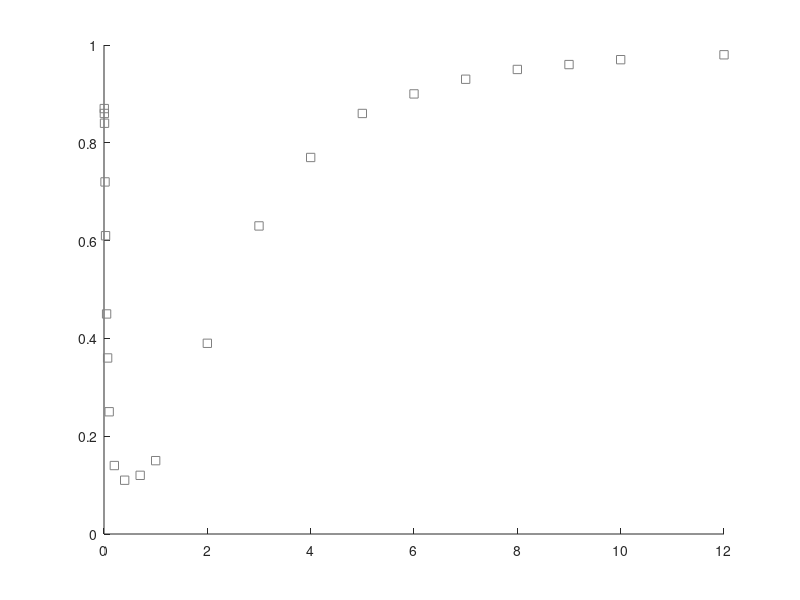

Reproduce this figure in MATLAB. (Note: this script raises an error after producing the figure.)
% Yeh

dp_vals = [0.01 0.06 0.2 0.6 1 2 3 4 6 10];

load ResultsFromLit.mat

Yeh750 = results(:,:,1);
Yeh750total = sum(Yeh750);
Yeh1450 = results(:,:,2);
Yeh1450total = sum(Yeh1450);
Yeh2150 = results(:,:,3);
labels = ["(Yeh) NP+TB","(Yeh) P","(Asgharian) TB","(Asgharian) P"...
    "(Yeh) Total","(Asgharian) Total","(Heyder) 3.75 min$^{-1}$",...
    "(Heyder) 30 min$^{-1}$","(Heyder) 15 min$^{-1}$","(Heyder) 7.5 min$^{-1}$"];

% Asgharian

% TB
x1 = [0.014 0.027 0.057 0.107 0.218 0.444 0.888 1.75 3.56 7.011];
y1 = [0.504 0.307 0.185 0.116 0.08 0.062 0.065 0.098 0.203 0.484];

%P

x2 = [0.014 0.027 0.054 0.109 0.22 0.438 0.887 1.794 3.506 6.971];
y2 = [0.27 0.373 0.318 0.209 0.131 0.097 0.123 0.249 0.417 0.292];

% x2 = [0.014 0.028 0.055 0.224 0.438 0.857 1.733 3.506 6.971];
% y2 = [0.271 0.372 0.316 0.13 0.099 0.121 0.247 0.417 0.292];

% relative error
% rel_err = abs(y5-f(5,:))./y5
% figure(5)
% hold on
% plot(x5,rel_err,'-ks','DisplayName','model')
% 
% % relative error between Yeh/Schum and Heyder
% rel_err2 = abs(y8-Yeh750total(3:7))./Yeh750total(3:7)
% plot(x5,rel_err2,'-ko','DisplayName','Yeh/Schum')
% legend
% grayscale = [0.5 0.5 0.5];
% 
% % plot Yeh and Schum and Asgharian
% figure(1)
% hold on
% plot(dp_vals,Yeh750(1,:)+Yeh750(2,:),'LineStyle','-.','Color',grayscale,'Marker','o','MarkerFaceColor',grayscale,'DisplayName',labels(1))
% plot(dp_vals,Yeh750(3,:),'LineStyle','-.','Color',grayscale,'Marker','<','MarkerFaceColor',grayscale,'DisplayName',labels(2))
% plot(x1,y1,'LineStyle','--','Color',grayscale,'Marker','o','MarkerFaceColor',grayscale,'DisplayName',labels(3))
% plot(x2,y2,'LineStyle','--','Color',grayscale,'Marker','<','MarkerFaceColor',grayscale,'DisplayName',labels(4))
% set(gca,'XScale','log')
% legend 'box' 'off' 'location' 'northwest'
% grid on
% 
% % model predicted tracheobronchial and pulmonary (t+b and c+ra)
% h1 = gcf;
% hold on
% % plot(dp_list*10^6,100*(f(1,:)+f(2,:)),'-ko','DisplayName','t+b','MarkerFaceColor','k')
% % plot(dp_list*10^6,100*(f(3,:)+f(4,:)),'-k<','DisplayName','c+ra','MarkerFaceColor','k')
% plot(dp_list*10^6,(f(1,:)+f(2,:)+f(3,:)),'-ko','DisplayName','(model) t+b+c','MarkerFaceColor','k')
% plot(dp_list*10^6,(f(4,:)),'-k<','DisplayName','(model) ra','MarkerFaceColor','k')
% xlabel('Particle Size ($\mu$m)')
% ylabel('Deposition Efficiency, $\eta$')
% set(gca,'XScale','log')
% set(gcf,'Color',[1 1 1])
% saveas(h1,'CompareDepositionTheory.png')

H = struct();

%RR = 15; TV = 1.5 (nasal breathing from Heyder 1986)
nasal = [.91 .89 .86 .72 .61 .45 .36 .25 .14 .14 .25 .45 .85 .96 .98 1 1 1 1 1 1 1];

%RR=30;TV=1
H.y1975.tv1.bpm30.particles = [0.2 0.58 1 2 3];
H.y1975.tv1.bpm30.total = [0.08 0.07 0.08 0.24 0.44];

% RR=15 TV=1
H.y1975.tv1.bpm15.particles = [0.2 0.5 1 2 3];
H.y1975.tv1.bpm15.total = [0.14 0.11 0.15 0.34 0.58];

%RR=7.5 TV=1 - this same scenario is reported in their 1986 paper
% H.y1975.tv1.bpm7.particles = [0.2 0.49 1 2 3];
% H.y1975.tv1.bpm7.total = [0.22 0.17 .24 .52 .68];

% RR =3.75 TV=1
H.y1975.tv1.bpm4.particles = [0.2 0.46 1 2 3];
H.y1975.tv1.bpm4.total = [0.33 0.25 .4 .69 .79];

% particle sizes for 1986 paper are uniform across breathing pattterns
H.y1986.particles = [.005 .007 .01 .02 .03 .05 .07 .1 .2 .4 .7 1 2 3 4 5 6 7 8 9 10 12 15];

% interpolate Yeh results
x = dp_vals(1:end-1);
v = sum(Yeh1450(:,1:end-1));
xq = H.y1986.particles(3:end-6);
vq1 = interp1(x,v,xq);

% figure(3)
% % plot(x,v,'-ko')
% % plot(xq,vq1,'-ko');
% hold on
% particle_subset = H.y1986.particles(9:17);
% depo_subset = nasal(9:17);
% % plot(particle_subset,depo_subset,'rs')
% % plot(H.y1986.particles(1:end-1),nasal,'ko')
% lgd = legend;
% set(lgd,'box','off','location','northwest','FontSize',8)% 'box' 'off' 'location' 'northwest'
% % legend.FontSize = 8;
% set(gca,'XScale','log')
% set(gcf,'Color',[1 1 1])
% 
% rel_err = abs(depo_subset-vq1(7:end))./depo_subset;
% plot(particle_subset,rel_err,'bo')
% sum(rel_err.^2)


% stop
%Q=.25 L/s; RR=7.5 bpm; TV=1 L

H.y1986.pattern1.total = [0.82 0.81 0.8 0.74 0.67 0.52...
    0.43 0.34 0.21 0.18 0.19 0.25 0.53 0.67 0.76 0.81 0.85...
    0.89 0.91 0.92 0.93 0.94 0.95];

H.y1986.pattern1.L = [0 0 0 0 0 0 0 0 0.02 0.08 0.15 0.27...
    0.38 0.49 0.58 0.65 0.74 0.84];

H.y1986.pattern1.B = [0 0 0 0 0 0 0 0 0.03 0.07 0.14 0.18 ...
    0.22 0.23 0.22 0.22 0.18 0.11];

H.y1986.pattern1.A = [0.52 0.43 0.34 0.21 0.18 0.19 0.25 ...
    0.53 0.62 0.61 0.52 0.4 0.29 0.19 0.12 0.06 0.02 0];

%Q=.25 L/s; RR=15 bpm; TV=.5 L
H.y1986.pattern2.total = [.67 .65 .62 .52 .44 .33 .27 ...
    .21 .13 .11 .12 .15 .28 .44 .56 .65 .72 .78 .82 .84 .86 .87 .89];

H.y1986.pattern2.L = [0 0 0 0 0 0 0 .02 .08 .16 .24 ...
    .34 .43 .52 .59 .65 .74 .81];

H.y1986.pattern2.B = [0 0 0 0 0 0 0 .01 .04 .07 .11 ...
    .15 .18 .2 .19 .17 .12 .08];

H.y1986.pattern2.A = [.33 .27 .21 .13 .11 .12 .15 .25 ...
    .32 .33 .3 .23 .17 .1 .06 .04 .01 0];

%Q=.75 L/s; RR=15 bpm; TV=1.5 L
H.y1986.pattern3.total = [.87 .86 .84 .72 .61 .45 .36 ...
    .25 .14 .11 .12 .15 .39 .63 .77 .86 .9 .93 .95 .96 .97 .98];

H.y1986.pattern3.L = [0 0 0 0 0 0 0 .01 .08 .21 .4 .52 .61 .69 .77 .82 .89];

H.y1986.pattern3.B = [0 0 0 0 0 0 0 .01 .05 .11 .17 .2 .22 .21 .17 .14 .09];

H.y1986.pattern3.A = [.45 .36 .25 .14 .11 .12 .15 .37 .5 .45 .29 .18 .1 .05 .02 .01 0];

% Q=.125; RR=3.75; TV=1 - compared for 1975 paper
H.y1986.pattern4.total = [.82 .81 .79 .75 .71 .6 .52 .43 .33 .27 .31 .42 .64 .74 .79 .83 .86 .88 .89];

% Q=.25; RR=3.75; TV=2
H.y1986.pattern5.total = [.92 .91 .9 .85 .8 .7 .62 .51 .34 .29 .34 .46 .73 .83 .88 .91 .93 .94 .95];

% Q=.25; RR=5; TV=1.5
H.y1986.pattern6.total = [.89 .88 .86 .82 .75 .62 .53 .43 .28 .23 .26 .35 .66 .78 .85 .88 .9 .91 .96];

% Q = .5; RR = 15; TV=1
H.y1986.pattern7.total = [.76 .75 .72 .64 .57 .44 .35 .26 .15 .12 .12 .15 .37 .56 .73 .82 .87 .9 .93];

grayscale = [0.5 0.5 0.5];
figure(5)
hold on
% plot(H.y1986.particles,H.y1986.pattern1.total,'k+','Color',grayscale,'DisplayName','Q=.25 L/s; RR=7.5 bpm; TV=1 L')
% plot(H.y1986.particles,H.y1986.pattern2.total,'k^','Color',grayscale,'DisplayName','RR=15 bpm; TV=.5 L (oral breathing)')
% plot(H.y1986.particles(1:end-1),nasal,'ko','Color',grayscale,'DisplayName','RR=15 bpm; TV=1.5 L (nasal breathing)')
plot(H.y1986.particles(1:end-1),H.y1986.pattern3.total,'ks','Color',grayscale,'DisplayName','RR=15 bpm; TV=1.5 L (oral breathing)')
% plot(H.y1975.tv1.bpm30.particles,H.y1975.tv1.bpm30.total,'k*','Color',grayscale,'DisplayName','RR=30;TV=1')
% plot(H.y1975.tv1.bpm15.particles,H.y1975.tv1.bpm15.total,'ko','Color',grayscale,'DisplayName','RR=15;TV=1')
% % plot(H.y1975.tv1.bpm7.particles,H.y1975.tv1.bpm7.total,'k+','Color',grayscale,'DisplayName','RR=7.5;TV=1')
% plot(H.y1975.tv1.bpm4.particles,H.y1975.tv1.bpm4.total,'k>','Color',grayscale,'DisplayName','RR=3.75;TV=1')
% plot(H.y1986.particles(1:end-4),H.y1986.pattern4.total,'ks','Color',grayscale,'DisplayName','Q=.125 L/s; RR=3.75 bpm; TV=1 L')
% plot(H.y1986.particles(1:end-4),H.y1986.pattern5.total,'ks','Color',grayscale,'DisplayName','Q=.25 L/s; RR=3.75 bpm; TV=2 L')
% plot(H.y1986.particles(1:end-4),H.y1986.pattern6.total,'ks','Color',grayscale,'DisplayName','Q=.25 L/s; RR=5 bpm; TV=1.5 L')
% plot(H.y1986.particles(1:end-4),H.y1986.pattern7.total,'ks','Color',grayscale,'DisplayName','RR=15 bpm; TV=1 L')

H.y1986.particles = [.005 .007 .01 .02 .03 .05 .07 .1 .2 .4 .7 1 2 3 4 5 6 7 8 9 10 12 15];
my_result = f(5,:);
% my_rel_err = abs(H.y1986.pattern7.total(12:19)-my_result(12:19))./H.y1986.pattern7.total(12:19);
% plot(H.y1986.particles(12:19),H.y1986.pattern7.total(12:19),'ro')
% figure(3)
% plot(H.y1986.particles(12:19),my_rel_err,'rs')
% sum(my_rel_err.^2)
% % ylim = ([0 1.5]);
% xlabel('Particle Size ($\mu$m)')
% ylabel('Deposition Efficiency, $\eta$')
% % title('RR = 15 bpm')
% lgd = legend;
% set(lgd,'box','off','location','northwest','FontSize',8)% 'box' 'off' 'location' 'northwest'
% % legend.FontSize = 8;
% set(gca,'XScale','log')
% set(gcf,'Color',[1 1 1])
% grid on
% xlim([0 10])
% ylim([0 1])